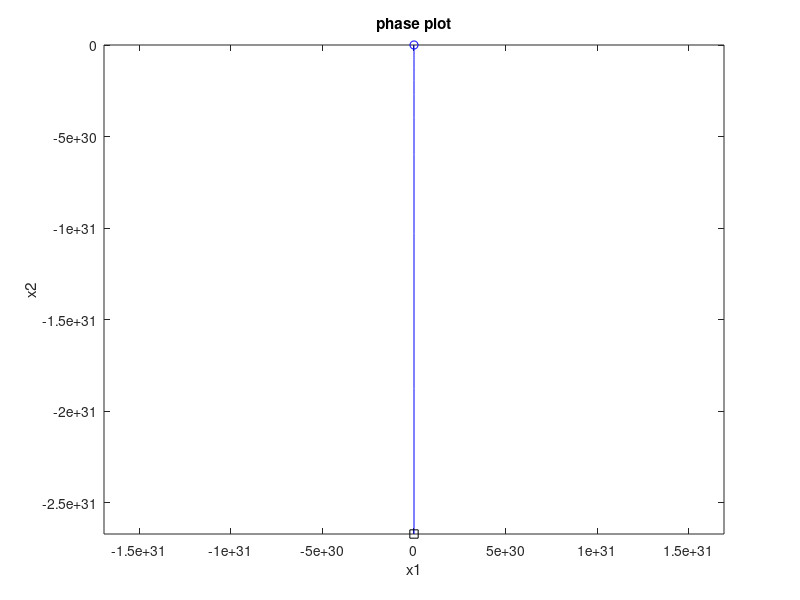

Source code (MATLAB):
clc
clear
close all

% define number of grid points
N = 20;

mu = 1;
b = 2;
% define our function of differential equaitons
% f @(t, X) [X1dot; X2dot];
f = @(t, X) [X(2); -mu*X(1)*(1 - X(1)^2) - b*X(2)];

% create a grid where we will evaluate the function derivatives
x1 = linspace(-3, 3, N);  % from -5 to 5 on the x1 axis with N points
x2 = linspace(-3, 3, N);  % same^

% create a meshgrid (two NxN matrices), one for all the x values on the
% grid and one for all the y values on the grid
[x,y] = meshgrid(x1,x2);

% create u matrix to hold values of X1dot at each x and y position in the
% grid
u = zeros(size(x));
% create v matrix to hold values of X2dot at each x and y position in the
% grid
v = zeros(size(y));

% evaluate the Xdot at each point in the grid
t=0;  
for i = 1:numel(x)
    Xdot = f(t, [x(i); y(i)]);
    u(i) = Xdot(1);
    v(i) = Xdot(2);
end

% u = u*100;
% v = v*100;

% plot phase plot using quiver
figure(1), clf
quiver(x,y,u,v,'r', 'AutoScaleFactor', 1.0);
xlabel('x1')
ylabel('x2')
title('phase plot')
axis tight equal;


% plot solutions on plot
hold on
X0 = [-2, -2]';  % define initial x1 and x2 locations
tspan = [0, 10];  % lets see solutions from time t = 0 to 10

% solve using ode45
[ts, xs] = ode45(f, tspan, X0);
plot(xs(:,1), xs(:,2), 'b')
plot(xs(1,1),xs(1,2),'bo') % starting point
plot(xs(end,1),xs(end,2),'ks') % ending point





















